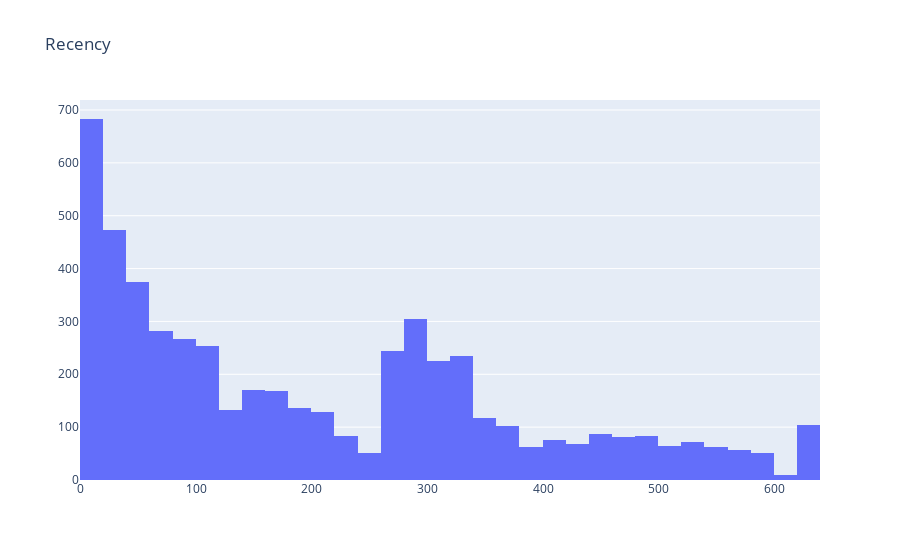

Notebook code for this chart:
### Markdown cell above
Make a figure gives a visual presentation of the recency data of the customers
- The x axis is show the recency in days
- The y axis is show the number of customers

### Code cell
plot_data = [go.Histogram(x=cusID['Recency'])]
plot_layout = go.Layout(title = 'Recency')
fig = go.Figure(data = plot_data, layout=plot_layout)
fig.show()

### Figure 1 — Plotly figure (JSON) as saved in the notebook; plotly's stock layout.template omitted (floating-point values rounded to 4 significant figures; data arrays with more than 128 entries replaced by an {"elided": "..."} marker saying what was removed)
{"data": [{"type": "histogram", "x": {"elided": "5314 int values"}}], "layout": {"title": {"text": "Recency"}}}
